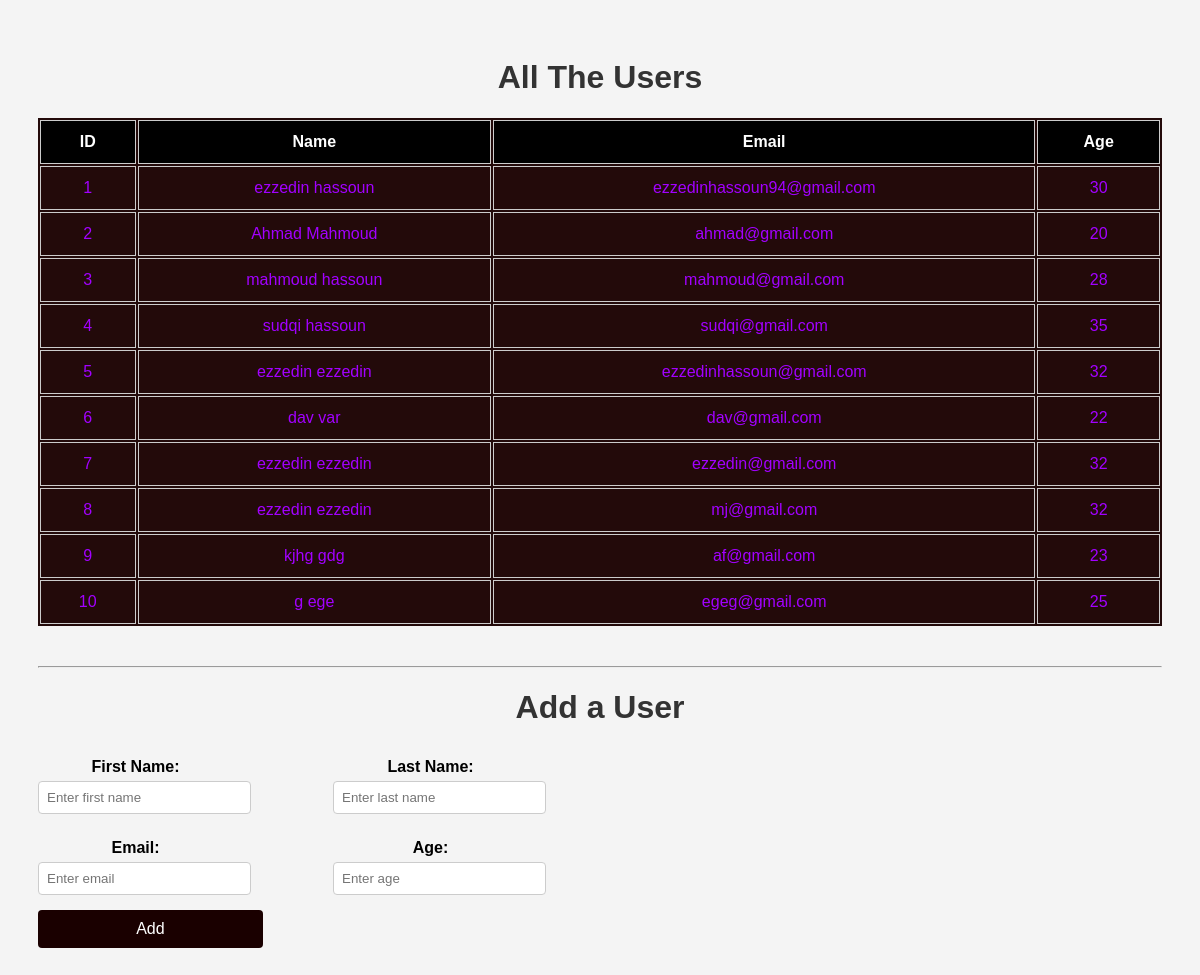
The page / on the database its author committed.
### myapp/models.py (models this page shows, shortened)
class User(models.Model):
    first_name = models.CharField(max_length=30)
    last_name = models.CharField(max_length=30)
    email = models.EmailField(max_length=254, unique=True)
    Age = models.IntegerField()
    created_at = models.DateTimeField(auto_now_add=True)
    updated_at = models.DateTimeField(auto_now=True)
    def getallusers():
        users = User.objects.all()
        return users

### myapp/views.py (the view)
# urls.py: path('', views.index, name='index'),
def index(request):
    users=User.getallusers()
    context = {
        'users':users
    }
    print(users)
    return render(request, 'index.html',context)

### myapp/templates/index.html (shortened to what this page needs)
<!DOCTYPE html>
<html lang="en">
<head>
    {% load static %}
    <link rel="stylesheet" href="{% static 'style.css' %}">
</head>
<body>
    <table>
        <h1> All The Users </h1>
        <tr>
            <th>ID</th>
            <th>Name</th>
            <th>Email</th>
            <th>Age</th>
        </tr>
        {% for user in users %}
        <tr>
            <td>{{ user.id }}</td>
            <td>{{ user.first_name }} {{ user.last_name }}</td>
            <td>{{ user.email }}</td>
            <td>{{ user.Age }}</td>
        </tr>
        {% endfor %}
    </table>
    <hr>
    <form action='/user' method="POST">
        <h1>Add a User</h1>
        <div class="row">
            <div>
                <label for="first_name">First Name:</label>
                <input type="text" id="first_name" name="first_name" placeholder="Enter first name">
            </div>
            <div>
                <label for="last_name">Last Name:</label>
                <input type="text" id="last_name" name="last_name" placeholder="Enter last name">
            </div>
        </div>
        <div class="form">
            <div>
                <label for="email">Email:</label>
                <input type="email" id="email" name="email" placeholder="Enter email">
            </div>
            <div>
                <label for="age">Age:</label>
                <input type="number" id="age" name="age" placeholder="Enter age">
            </div>
        </div>
        <button>Add</button>
    </form>
</body>
</html>

### myapp/static/style.css (style rules this page uses)
body { font-family: Arial, sans-serif; padding: 30px; background-color: #f4f4f4; align-items: center; justify-content: center; }
table { width: 100%; margin-bottom: 40px; background-color: oklab(13.675% 0.04898 0.0274 / 0.959); color: rgb(162, 0, 255); }
th, td { padding: 12px; border: 1px solid #ccc; text-align: center; }
th { background-color: black; color: white; }
h1 { text-align: center; color: hwb(0 20% 80%); }
label { display: block; margin-top: 10px; margin-bottom: 5px; font-weight: bold; text-align: center }
input[type="text"], input[type="email"], input[type="number"] { width: 100%; padding: 8px; margin-bottom: 15px; border: 1px solid #ccc; border-radius: 4px; }
button { display: block; width: 20%; padding: 10px; background-color: #1a0000; color: white; border: none; border-radius: 4px; font-size: 16px; justify-content: center; }
.row { display: flex; gap : 100px; }
.form { display: flex; gap : 100px; }

### rows shown on the page
User: id "1", first_name "ezzedin", last_name "hassoun", email "ezzedinhassoun94@gmail.com", Age "30"
User: id "2", first_name "Ahmad", last_name "Mahmoud", email "ahmad@gmail.com", Age "20"
User: id "3", first_name "mahmoud", last_name "hassoun", email "mahmoud@gmail.com", Age "28"
User: id "4", first_name "sudqi", last_name "hassoun", email "sudqi@gmail.com", Age "35"
User: id "5", first_name "ezzedin", last_name "ezzedin", email "ezzedinhassoun@gmail.com", Age "32"
User: id "6", first_name "dav", last_name "var", email "dav@gmail.com", Age "22"
User: id "7", first_name "ezzedin", last_name "ezzedin", email "ezzedin@gmail.com", Age "32"
User: id "8", first_name "ezzedin", last_name "ezzedin", email "mj@gmail.com", Age "32"
User: id "9", first_name "kjhg", last_name "gdg", email "af@gmail.com", Age "23"
User: id "10", first_name "g", last_name "ege", email "egeg@gmail.com", Age "25"
